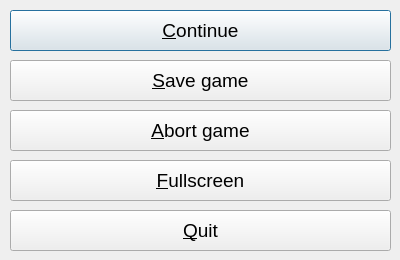
<?xml version="1.0" encoding="UTF-8"?>
<ui version="4.0">
 <class>Pause</class>
 <widget class="QDialog" name="Pause">
  <property name="geometry">
   <rect>
    <x>0</x>
    <y>0</y>
    <width>400</width>
    <height>260</height>
   </rect>
  </property>
  <property name="minimumSize">
   <size>
    <width>400</width>
    <height>260</height>
   </size>
  </property>
  <property name="maximumSize">
   <size>
    <width>400</width>
    <height>260</height>
   </size>
  </property>
  <property name="windowTitle">
   <string>Pause</string>
  </property>
  <widget class="QPushButton" name="continueButton">
   <property name="geometry">
    <rect>
     <x>10</x>
     <y>10</y>
     <width>381</width>
     <height>41</height>
    </rect>
   </property>
   <property name="font">
    <font>
     <pointsize>14</pointsize>
    </font>
   </property>
   <property name="text">
    <string>&amp;Continue</string>
   </property>
  </widget>
  <widget class="QPushButton" name="saveGameButton">
   <property name="geometry">
    <rect>
     <x>10</x>
     <y>60</y>
     <width>381</width>
     <height>41</height>
    </rect>
   </property>
   <property name="font">
    <font>
     <pointsize>14</pointsize>
    </font>
   </property>
   <property name="text">
    <string>&amp;Save game</string>
   </property>
  </widget>
  <widget class="QPushButton" name="abortGameButton">
   <property name="geometry">
    <rect>
     <x>10</x>
     <y>110</y>
     <width>381</width>
     <height>41</height>
    </rect>
   </property>
   <property name="font">
    <font>
     <pointsize>14</pointsize>
    </font>
   </property>
   <property name="text">
    <string>&amp;Abort game</string>
   </property>
  </widget>
  <widget class="QPushButton" name="fullscreenButton">
   <property name="geometry">
    <rect>
     <x>10</x>
     <y>160</y>
     <width>381</width>
     <height>41</height>
    </rect>
   </property>
   <property name="font">
    <font>
     <pointsize>14</pointsize>
    </font>
   </property>
   <property name="text">
    <string>&amp;Fullscreen</string>
   </property>
  </widget>
  <widget class="QPushButton" name="quitButton">
   <property name="geometry">
    <rect>
     <x>10</x>
     <y>210</y>
     <width>381</width>
     <height>41</height>
    </rect>
   </property>
   <property name="font">
    <font>
     <pointsize>14</pointsize>
    </font>
   </property>
   <property name="text">
    <string>&amp;Quit</string>
   </property>
  </widget>
 </widget>
 <resources/>
 <connections>
  <connection>
   <sender>saveGameButton</sender>
   <signal>released()</signal>
   <receiver>Pause</receiver>
   <slot>accept()</slot>
   <hints>
    <hint type="sourcelabel">
     <x>200</x>
     <y>30</y>
    </hint>
    <hint type="destinationlabel">
     <x>199</x>
     <y>104</y>
    </hint>
   </hints>
  </connection>
  <connection>
   <sender>abortGameButton</sender>
   <signal>released()</signal>
   <receiver>Pause</receiver>
   <slot>accept()</slot>
   <hints>
    <hint type="sourcelabel">
     <x>200</x>
     <y>80</y>
    </hint>
    <hint type="destinationlabel">
     <x>199</x>
     <y>104</y>
    </hint>
   </hints>
  </connection>
  <connection>
   <sender>fullscreenButton</sender>
   <signal>released()</signal>
   <receiver>Pause</receiver>
   <slot>accept()</slot>
   <hints>
    <hint type="sourcelabel">
     <x>200</x>
     <y>130</y>
    </hint>
    <hint type="destinationlabel">
     <x>199</x>
     <y>104</y>
    </hint>
   </hints>
  </connection>
  <connection>
   <sender>quitButton</sender>
   <signal>released()</signal>
   <receiver>Pause</receiver>
   <slot>accept()</slot>
   <hints>
    <hint type="sourcelabel">
     <x>200</x>
     <y>180</y>
    </hint>
    <hint type="destinationlabel">
     <x>199</x>
     <y>104</y>
    </hint>
   </hints>
  </connection>
  <connection>
   <sender>continueButton</sender>
   <signal>released()</signal>
   <receiver>Pause</receiver>
   <slot>reject()</slot>
   <hints>
    <hint type="sourcelabel">
     <x>200</x>
     <y>30</y>
    </hint>
    <hint type="destinationlabel">
     <x>199</x>
     <y>129</y>
    </hint>
   </hints>
  </connection>
 </connections>
</ui>
